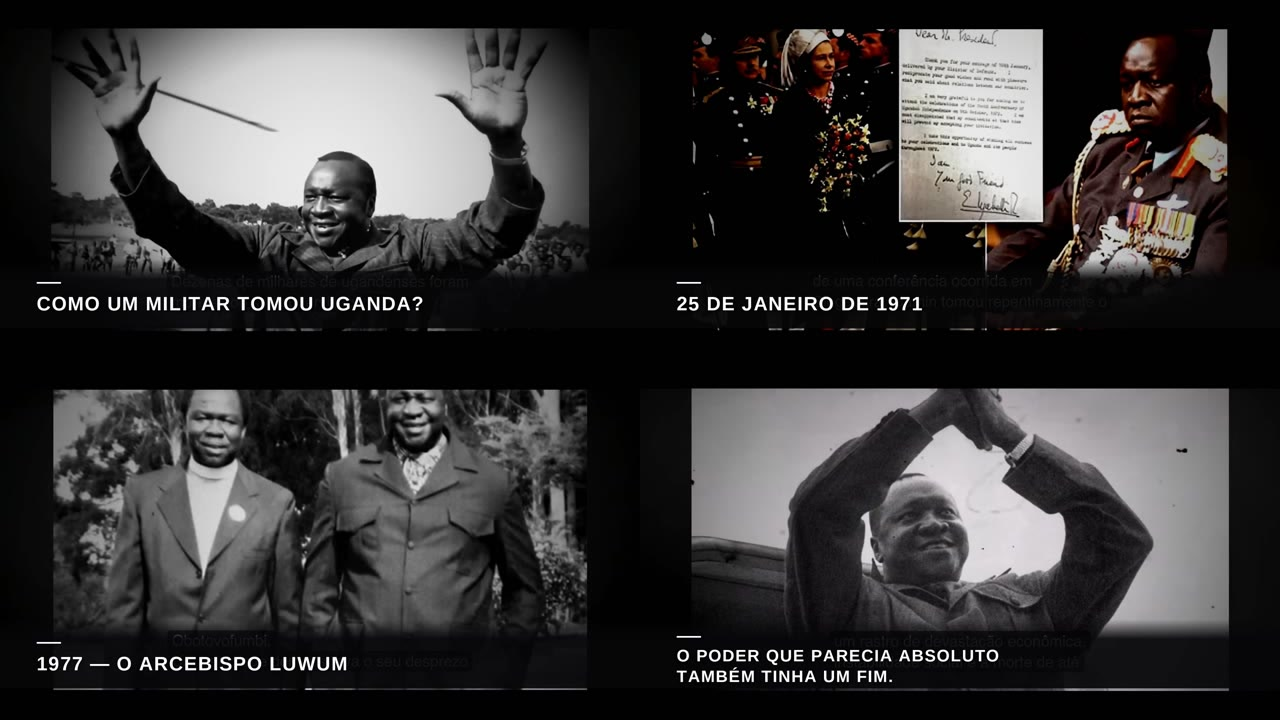
#> input picture idi-amin/verificacao-quadros.jpg, 1280 x 720 px
$ python -i make_graphics.py   (imports and definitions only)
#> lines starting #> are read from the running program, lines starting #| are printed output that depends on the picture
#> further down, picture is the input picture: PIL image 1280x720 RGB; mean R, G, B 55.6, 54.2, 54.3
#!/usr/bin/env python3
"""Gera os PNGs de grafismo do projeto (placeholders, marcadores, barra de CTA).

Tudo em 1080x1920 com alpha, pra ser sobreposto pelo ffmpeg no build.py.
Rode de novo depois de mexer nos textos: python3 06_GRAPHICS/make_graphics.py
"""
import json, os, random
from PIL import Image, ImageDraw, ImageFont

RAIZ = os.path.dirname(os.path.dirname(os.path.abspath(__file__)))
SAIDA = os.path.join(RAIZ, "06_GRAPHICS")
FONTES = "/mnt/skills/examples/canvas-design/canvas-fonts"
W, H = 1080, 1920

TEAL      = (44, 122, 107)
TEAL_CLARO= (108, 186, 168)
OSSO      = (238, 240, 237)
FUNDO     = (9, 18, 16)


# [5 lines left out: function fonte, not called in this run]


def espacado(txt, n=1):
    return (" " * n).join(txt)


# [5 lines left out: function centro, not called in this run]


def grao(img, forca=6):
#> called with forca = 6
    random.seed(7)
    ruido = Image.new("L", (W // 4, H // 4))
#> ruido: PIL image 270x480 L; every value is 0
    ruido.putdata([random.randint(128 - forca, 128 + forca) for _ in range(ruido.width * ruido.height)])
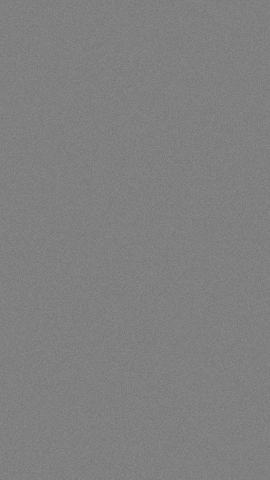
#> ruido: PIL image 270x480 L; min 122, max 134, mean 128
    ruido = ruido.resize((W, H), Image.BILINEAR)
#> ruido: PIL image 1080x1920 L
    base = img.convert("RGB")
#> (the run stopped early here; a loop or call above may not have finished)
